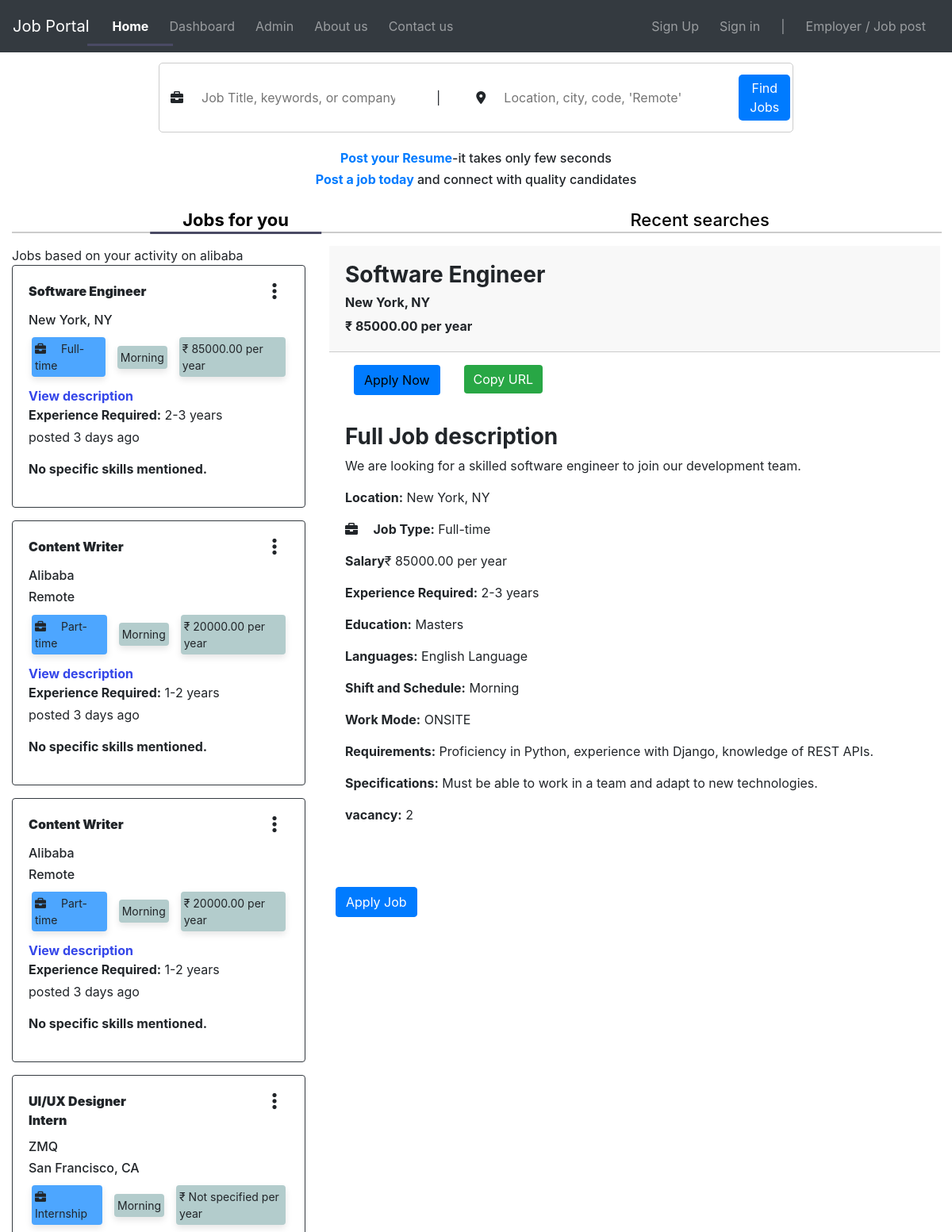
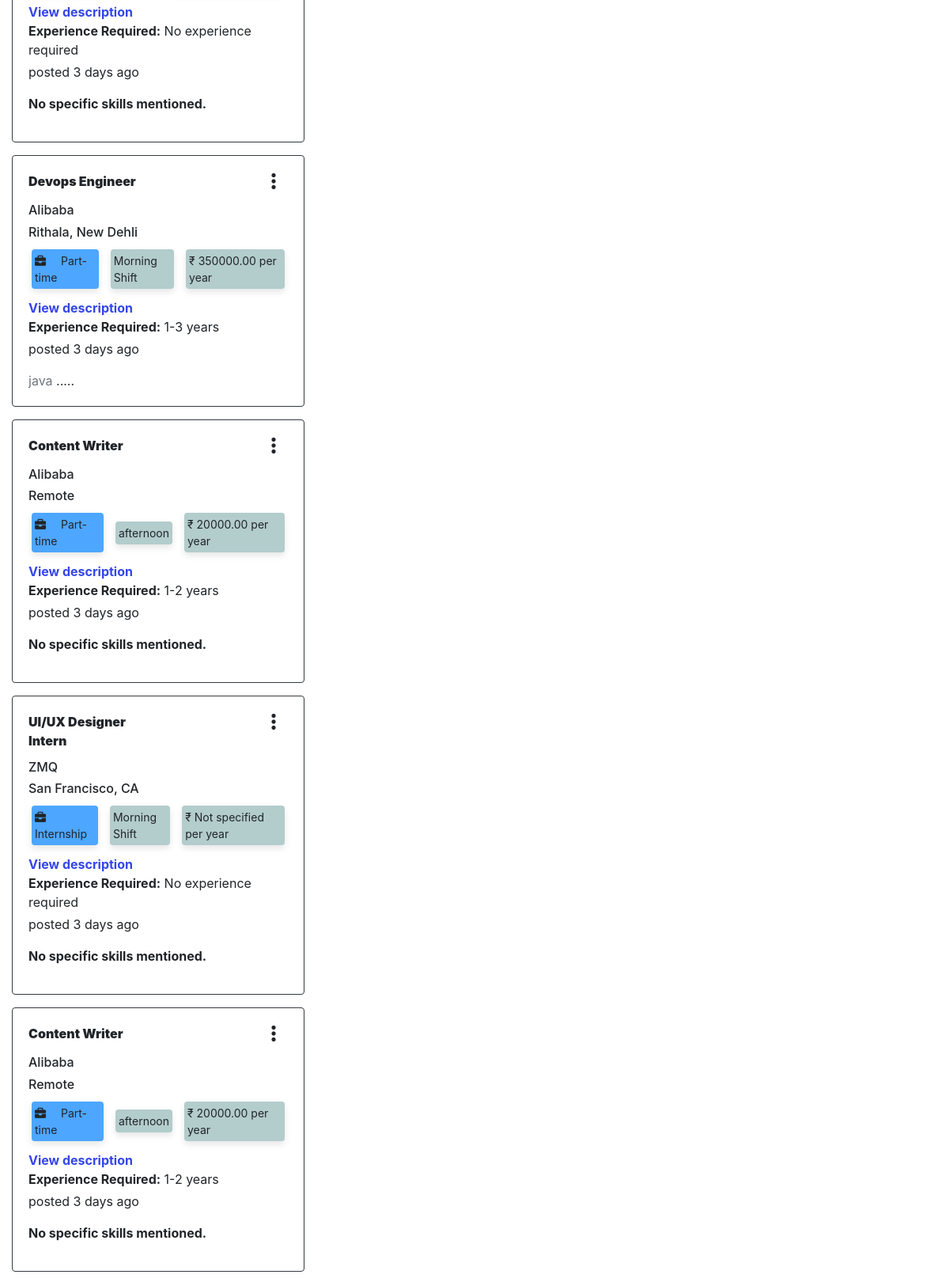
The page / (upper part) on the database its author committed (2 pictures, top to bottom).
### JobApp/models.py (models this page shows, shortened)
class Job(models.Model):
    recruiter = models.ForeignKey(
        CustomUser,
        on_delete=models.CASCADE,
        limit_choices_to={'user_type': 'recruiter'}
    )
    title = models.CharField(max_length=255)
    description = models.TextField()
    location = models.CharField(max_length=255)
    job_type = models.CharField(
        max_length=50,
        choices=[
            ('full-time', 'Full-time'),
            ('part-time', 'Part-time'),
            ('internship', 'Internship')
        ]
    )
    salary = models.DecimalField(
        max_digits=10,
        decimal_places=2,
        null=True,
        blank=True
    )
    skills =models.ManyToManyField("Skill", related_name='technical_skill',blank=True)
    requirements = models.TextField(help_text="List of job requirements")
    experience_required = models.CharField(
        max_length=100,
        help_text="Required experience level"
    )
    specifications = models.TextField(
        null=True,
        blank=True,
        help_text="Any other specific requirements"
    )
    education=models.CharField(_("Education"), max_length=50,choices=education, default='masters')
    language=models.CharField(_("Languages"), max_length=50,choices=language,default='eng')
    schedule=models.CharField(_("Shift and schedule"), max_length=50,choices=shift,default='morning')
    work_mode = models.CharField(
        max_length=10,
        choices=WORK_MODE_CHOICES,
        default='Onsite',  # Default to 'Onsite'
    )
    created_at = models.DateTimeField(auto_now_add=True, null=True)
    updated_at = models.DateTimeField(auto_now=True, null=True)
    is_published = models.BooleanField(default=False)
    is_closed = models.BooleanField(default=False)
    Vacancy = models.CharField(max_length=10, null=True)
    end_date = models.DateField(max_length=20, null=True,default='None')
    gender = models.CharField(max_length=30,choices=gender_chioce ,blank=True)
    likes=models.ManyToManyField(CustomUser,related_name='job_likes')

class Skill(models.Model):
    skill_name=models.CharField(_("skill"), max_length=200)

### users/models.py (models this page shows, shortened)
class CustomUser(AbstractBaseUser,PermissionsMixin):
    username=None  #Removed the username field*/
    email = models.EmailField(_("email address"), unique=True)
    first_name = models.CharField(max_length=100)
    last_name = models.CharField(max_length=100)
    is_staff = models.BooleanField(default=False)
    is_active = models.BooleanField(default=True)
    date_joined = models.DateTimeField(_("join date"), default=timezone.now)
    USER_TYPE_CHOICES = (
        ('candidate', 'Candidate'),
        ('recruiter', 'Recruiter'),
    )
    user_type = models.CharField(max_length=10,choices=USER_TYPE_CHOICES)
    USERNAME_FIELD="email"
    REQUIRED_FIELDS=[]
    objects=CustomUserManager()

### Account/models.py (models this page shows, shortened)
class RecruiterProfile(models.Model):
    USER_TYPE_CHOICES=CustomUser.USER_TYPE_CHOICES
    user = models.OneToOneField(CustomUser, on_delete=models.CASCADE)
    company_name=models.CharField(_("Your company name"), max_length=50)
    company_logo=models.ImageField(_("Company Image"), upload_to='proImage',blank=True,null=True)
    contact_phone=models.CharField(_("Phone number"), max_length=50,blank=True,null=True)
    location=models.CharField(_("Location "),max_length=50,default='New Dehli')
    bio=models.TextField(_("Write your bio here!!!!!!!"),max_length=500,blank=True)

### JobApp/views.py (the view)
# urls.py: path('', views.job_view, name='job_view'), # if using class based view, views.job_view.as_view()
def job_view(request):
    jobs = Job.objects.none()
    if request.user.is_authenticated:
        if request.user.user_type=='recruiter':
            jobs=Job.objects.filter(recruiter=request.user)
        elif request.user.user_type=='candidate':
            jobs=Job.objects.all()
        else:
            jobs=Job.objects.all()
    else:
        jobs=Job.objects.all()
    for job in jobs:
      time_diff=timezone.now()-job.created_at
      postdays=time_diff.days
      job.skills_list = job.skills.all()[:4]
    return render(request, 'JobApp/jobPage.html', locals())

### templates/JobApp/jobPage.html (shortened to what this page needs)
{% extends "base.html" %} {% load static %}  {% block content %}
<link rel="stylesheet" href="https://cdnjs.cloudflare.com/ajax/libs/font-awesome/6.6.0/css/all.min.css" />
<link rel="stylesheet" href="https://cdnjs.cloudflare.com/ajax/libs/font-awesome/6.0.0-beta3/css/all.min.css" />
<link rel="stylesheet" href="https://cdnjs.cloudflare.com/ajax/libs/font-awesome/6.7.1/css/brands.min.css">
<link rel="stylesheet" href="{% static 'css/searchbox.css' %}" />
<link rel="stylesheet" href="{% static 'css/jobpage.css' %}">
<link rel="stylesheet" href="{% static 'css/recentSearches.css'%}">
<link rel="stylesheet" href="{% static 'css/dot.css'%}">
<link rel="stylesheet" href="{% static 'css/copyLink.css' %}">
{% include "candidate_navbar.html" %}
{% if jobs %}
<div class="container-fluid">
    <div class="row mt-3">
        <form class="search-box" method="post" action="{% url 'JobApp:search_job' %}">
            <div class="search-input">
                <i class="fas fa-briefcase"></i>
                <input type="search" name="job" placeholder="Job Title, keywords, or company" id="job"  />
            </div>
            <div class="divider">|</div>
            <div class="search-input">
                <i class="fas fa-map-marker-alt"></i>
                <input type="search" name="location" placeholder="Location, city, code, 'Remote'" id="location" />
            </div>
            <button type="submit" class="find-button">Find Jobs</button>
        </form>
        <br />
    </div>
    <div class="row d-flex align-items-center flex-column mt-3" style="height: 70px">
        <h6 class="">
            <a class="js-create-book" href="" data-toggle="modal" data-target="#exampleModal"><b>Post your Resume</b></a>-it takes only few seconds
        </h6>
        <h6 class="">
            <a style="" href="{% url 'JobApp:create_job' %}"><b>Post a job today</b></a> and connect with quality
            candidates
        </h6>
    </div>
    <div class="d-flex justify-content-sm-around mt-1 " style="height: 12px;  ">
        <h5 class="">
            <a href="#" class="nav-item sliding active" style="font-size: 22px;" onclick="activate(this)">Jobs for you</a>
        </h5>
        <h5 class="">
            <a href="#" class="nav-item sliding"  style="font-size: 22px;"onclick="activate(this)">Recent searches</a>
        </h5>
    </div>
    <hr style="
      border: 1px solid #ccc;
      width: 100%;
      text-align: left;
    " />
    <div class="row">
        <div class="col-md-4">
            </h6  class='mr-3 text-center'> Jobs based on your activity on alibaba </h6>
            {% for job in jobs %}
            <div class="card shadow-sm mb-3 border border-dark rounded job-item" data-job-id="{{ job.id }}"
                onclick="showJobDetails({{ job.id }})">
                <article class="card-body" >
                    <div class="row card-title d-flex justify-content-between font-weight-bold" style="font-size: 16px;">
                        <div class="col-md-6"><b>{{ job.title }} </b></div>
                        <div class="col-md-6 text-right" onclick="showBox('buttonBox{{ forloop.counter }}')" >
                            <i class="fa-solid fa-ellipsis-vertical" ></i>
                        </div>
                    </div>
                    <h6>{{ job.recruiter.recruiterprofile.company_name }}</h6>
                    <h6>{{ job.location }}</h6>
                    <div class="job-details-row mb-2 p-1" style='font-size:14px; '>
                        <div class="job-detail p-1" style="background-color: #4da6ff">
                            <i class="fa-solid fa-briefcase"></i> {{ job.get_job_type_display }}
                        </div>
                        <div class="job-detail p-1">{{ job.get_schedule_display }}</div>
                        <div class="job-detail p-1">
                            ₹ {{ job.salary|default:"Not specified" }} per year
                        </div>
                    </div>
                    <a href="{% url 'JobApp:single_job_view' job.id %}" style="text-decoration: none;color:rgb(52, 70, 233); "></i> <b>View description</b></a>
                    <p class="mb-1">
                        <strong>Experience Required:</strong> {{ job.experience_required }}
                    </p>
                    {% if postdays == 0 %}
                    <p>just post</p>
                    {% elif postdays == 1%}
                    <p>posted {{ postdays }} day ago</p>
                    {% else %}
                    <p>posted {{ postdays }} days ago</p>
                    {% endif %}
                    {% if job.skills_list %}
                            {% for skill in job.skills_list %}
                                <span class="text-muted">{{ skill.skill_name }}{% if not forloop.last %}, {% endif %}</span>
                            {% endfor %}
                            <span>.....</span>
                        {% else %}
                            <p><b>No specific skills mentioned.</b></p>
                        {% endif %}
                </article>
            </div>
            {% endfor %}
        </div>
        <div class="col-md-8">
            <div id="job-details-container" class='main-div'>
                <div class="fixed-div " >
                    <h3 style="font-weight: bold;">{{ jobs.0.title }}</h3>
                    <h6 style="font-weight: bold;">{{ jobs.0.location }}</h6>
                    <h6 style="font-weight: bold;" class="" style="background-color: #b3cccc;"></h6>₹ {{ jobs.0.salary|default:"Not specified" }}
                    per
                    year
                </div>
                 <div class="row d-flex justify-content-around w-50 m-3">
                    <div class="col-md"> <button class="btn  bg-primary " >Apply Now</button>   </div>
                    <div class="col-md"><button class="btn  bg-success" id="copyURL">Copy URL</button></div>
                    <div class="col-md"></div>
                 </div>
                <div class="scrollable-div">
                    <h3 style="font-weight: bold;">Full Job description</h3>
                    <p>{{ jobs.0.description }}</p>
                    <p><strong>Location:</strong> {{ jobs.0.location }}</p>
                    <p>
                        <i class="fa-solid fa-briefcase"></i> <strong>Job Type:</strong> {{ jobs.0.get_job_type_display }}
                    </p>
                    <p>
                        <strong>Salary</strong>₹ {{ jobs.0.salary|default:"Not specified" }} per year
                    </p>
                    <p>
                        <strong>Experience Required:</strong> {{ jobs.0.experience_required }}
                    </p>
                    <p><strong>Education:</strong> {{ jobs.0.get_education_display }}</p>
                    <p><strong>Languages:</strong> {{ jobs.0.get_language_display }}</p>
                    <p><strong>Shift and Schedule:</strong> {{ jobs.0.get_schedule_display }}</p>
                    <p><strong>Work Mode:</strong> {{ jobs.0.get_work_mode_display }}</p>
                    <p>
                        <strong>Requirements:</strong> {{ jobs.0.requirements|linebreaksbr }}
                    </p>
                    {% if jobs.0.specifications %}
                    <p>
                        <strong>Specifications:</strong> {{ jobs.0.specifications|linebreaksbr }}
                    </p>
                    {% endif %}
                    <p>
                        <strong>vacancy:</strong> {{ jobs.0.Vacancy|default:"Not specified" }}
                    </p>
                </div>
            </div>
            <div class="row p-1 m-1 d-flex justify-content-between">
                <a href="{% url 'JobApp:single_job_view' jobs.0.id %}" class="btn btn-primary">Apply Job</a>
            </div>
        </div>
    </div>
</div>
{% endif %}
{% endblock %}

### static/css/searchbox.css (style rules this page uses)
.search-box { display: flex; align-items: center; gap: 45px; border: 1px solid #ccc; padding: 14px; border-radius: 5px; max-width: 800px; margin: 7px auto; }
.search-input { display: flex; align-items: center; gap: 5px; }
.search-input input { border: none; outline: none; padding: 3px; }
.find-button { background-color: #007bff; color: white; padding: 5px 14px; border: none; border-radius: 5px; cursor: pointer; font-size: 1rem; }

### static/css/jobpage.css (style rules this page uses)
.job-details-row { display: flex; gap: 15px; align-items: center; }
.job-detail { background-color: #b3cccc; padding: 3px; border-radius: 4px; box-shadow: 0 4px 8px rgba(0, 0, 0, 0.1); }
.main-div { display: flex; flex-direction: column; height: 100vh; }
.fixed-div { font-weight: bold; background-color: #f8f8f8; padding: 20px; border-bottom: 1px solid #ccc; }
.scrollable-div { flex-grow: 1; overflow-y: auto; padding: 20px; background-color: #ffffff; }

### static/css/recentSearches.css (style rules this page uses)
.nav-item { position: relative; text-decoration: none; color: black; font-size: 16px; padding: 5px; }
.nav-item:hover, .nav-item.active { font-weight: bold; text-decoration: none; }
.nav-item.active::after { content: ''; position: absolute; bottom: 0; left: 50%; transform: translateX(-50%); width: 150%; height: 3px; background-color: rgb(74, 74, 100); }

### static/css/dot.css (style rules this page uses)
.fa-ellipsis-vertical { font-size: 24px; cursor: pointer; }
.button-box button ,i { margin-right: 15px; border: none; }

### static/css/copyLink.css (style rules this page uses)
#copyURL { cursor: pointer; color: white; border: none; }

### templates/candidate_navbar.html (style rules this page uses)
body { padding-top: 56px; }

### rows shown on the page
Job: title "Software Engineer", location "New York, NY", job_type "Full-time", schedule "Morning", salary "85000.00", experience_required "2-3 years", shows "No specific skills mentioned.", description "We are looking for a skilled software engineer to join our development team.", education "Masters", language "English Language", work_mode "ONSITE", requirements "Proficiency in Python, experience with Django, knowledge of REST APIs.", specifications "Must be able to work in a team and adapt to new technologies.", Vacancy "2"
Job: title "Content Writer", recruiter.recruiterprofile.company_name "Alibaba", location "Remote", job_type "Part-time", schedule "Morning", salary "20000.00", experience_required "1-2 years", shows "No specific skills mentioned."
Job: title "Content Writer", recruiter.recruiterprofile.company_name "Alibaba", location "Remote", job_type "Part-time", schedule "Morning", salary "20000.00", experience_required "1-2 years", shows "No specific skills mentioned."
Job: title "UI/UX Designer Intern", recruiter.recruiterprofile.company_name "ZMQ", location "San Francisco, CA", job_type "Internship", schedule "Morning", salary "Not specified", experience_required "No experience required", shows "No specific skills mentioned."
Job: title "Devops Engineer", recruiter.recruiterprofile.company_name "Alibaba", location "Rithala, New Dehli", job_type "Part-time", schedule "Morning Shift", salary "350000.00", experience_required "1-3 years", Vacancy "3"
Skill: skill_name "java"
Job: title "Content Writer", recruiter.recruiterprofile.company_name "Alibaba", location "Remote", job_type "Part-time", schedule "afternoon", salary "20000.00", experience_required "1-2 years", shows "No specific skills mentioned."
Job: title "UI/UX Designer Intern", recruiter.recruiterprofile.company_name "ZMQ", location "San Francisco, CA", job_type "Internship", schedule "Morning Shift", salary "Not specified", experience_required "No experience required", shows "No specific skills mentioned."
Job: title "Content Writer", recruiter.recruiterprofile.company_name "Alibaba", location "Remote", job_type "Part-time", schedule "afternoon", salary "20000.00", experience_required "1-2 years", shows "No specific skills mentioned."
